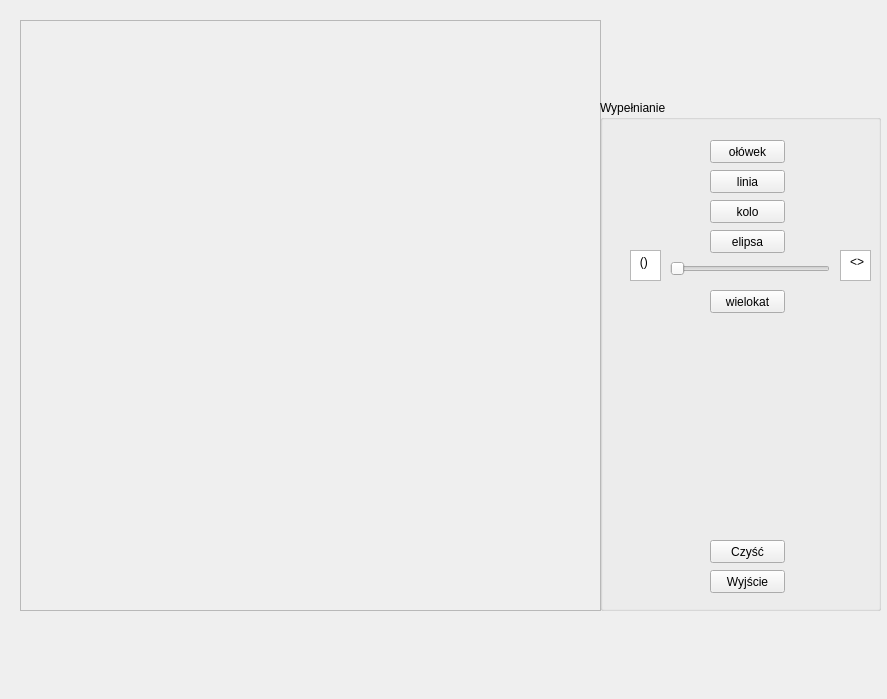
<?xml version="1.0" encoding="UTF-8"?>
<ui version="4.0">
 <class>MyWindow</class>
 <widget class="QMainWindow" name="MyWindow">
  <property name="geometry">
   <rect>
    <x>0</x>
    <y>0</y>
    <width>887</width>
    <height>699</height>
   </rect>
  </property>
  <property name="windowTitle">
   <string>MyWindow</string>
  </property>
  <widget class="QWidget" name="centralWidget">
   <widget class="QFrame" name="rysujFrame">
    <property name="geometry">
     <rect>
      <x>20</x>
      <y>20</y>
      <width>581</width>
      <height>591</height>
     </rect>
    </property>
    <property name="frameShape">
     <enum>QFrame::StyledPanel</enum>
    </property>
    <property name="frameShadow">
     <enum>QFrame::Raised</enum>
    </property>
   </widget>
   <widget class="QGroupBox" name="groupBox">
    <property name="geometry">
     <rect>
      <x>600</x>
      <y>100</y>
      <width>281</width>
      <height>511</height>
     </rect>
    </property>
    <property name="title">
     <string>Wypełnianie</string>
    </property>
    <widget class="QPushButton" name="kreskaButton">
     <property name="geometry">
      <rect>
       <x>110</x>
       <y>70</y>
       <width>75</width>
       <height>23</height>
      </rect>
     </property>
     <property name="text">
      <string>linia</string>
     </property>
    </widget>
    <widget class="QPushButton" name="koloButton">
     <property name="geometry">
      <rect>
       <x>110</x>
       <y>100</y>
       <width>75</width>
       <height>23</height>
      </rect>
     </property>
     <property name="text">
      <string>kolo</string>
     </property>
    </widget>
    <widget class="QPushButton" name="cleanButton">
     <property name="geometry">
      <rect>
       <x>110</x>
       <y>440</y>
       <width>75</width>
       <height>23</height>
      </rect>
     </property>
     <property name="text">
      <string>Czyść</string>
     </property>
    </widget>
    <widget class="QPushButton" name="exitButton">
     <property name="geometry">
      <rect>
       <x>110</x>
       <y>470</y>
       <width>75</width>
       <height>23</height>
      </rect>
     </property>
     <property name="text">
      <string>Wyjście</string>
     </property>
    </widget>
    <widget class="QPushButton" name="elipsaButton">
     <property name="geometry">
      <rect>
       <x>110</x>
       <y>130</y>
       <width>75</width>
       <height>23</height>
      </rect>
     </property>
     <property name="text">
      <string>elipsa</string>
     </property>
    </widget>
    <widget class="QPushButton" name="olowekButton">
     <property name="geometry">
      <rect>
       <x>110</x>
       <y>40</y>
       <width>75</width>
       <height>23</height>
      </rect>
     </property>
     <property name="text">
      <string>ołówek</string>
     </property>
    </widget>
    <widget class="QSlider" name="suwak">
     <property name="geometry">
      <rect>
       <x>70</x>
       <y>160</y>
       <width>160</width>
       <height>18</height>
      </rect>
     </property>
     <property name="minimum">
      <number>1</number>
     </property>
     <property name="maximum">
      <number>100</number>
     </property>
     <property name="value">
      <number>1</number>
     </property>
     <property name="orientation">
      <enum>Qt::Horizontal</enum>
     </property>
    </widget>
    <widget class="QTextEdit" name="textEdit">
     <property name="geometry">
      <rect>
       <x>30</x>
       <y>150</y>
       <width>31</width>
       <height>31</height>
      </rect>
     </property>
     <property name="html">
      <string>&lt;!DOCTYPE HTML PUBLIC &quot;-//W3C//DTD HTML 4.0//EN&quot; &quot;http://www.w3.org/TR/REC-html40/strict.dtd&quot;&gt;
&lt;html&gt;&lt;head&gt;&lt;meta name=&quot;qrichtext&quot; content=&quot;1&quot; /&gt;&lt;meta charset=&quot;utf-8&quot; /&gt;&lt;style type=&quot;text/css&quot;&gt;
p, li { white-space: pre-wrap; }
hr { height: 1px; border-width: 0; }
li.unchecked::marker { content: &quot;\2610&quot;; }
li.checked::marker { content: &quot;\2612&quot;; }
&lt;/style&gt;&lt;/head&gt;&lt;body style=&quot; font-family:'Segoe UI'; font-size:9pt; font-weight:400; font-style:normal;&quot;&gt;
&lt;p align=&quot;center&quot; dir='rtl' style=&quot; margin-top:0px; margin-bottom:0px; margin-left:0px; margin-right:0px; -qt-block-indent:0; text-indent:0px;&quot;&gt; ()&lt;/p&gt;&lt;/body&gt;&lt;/html&gt;</string>
     </property>
    </widget>
    <widget class="QTextEdit" name="textEdit_2">
     <property name="geometry">
      <rect>
       <x>240</x>
       <y>150</y>
       <width>31</width>
       <height>31</height>
      </rect>
     </property>
     <property name="html">
      <string>&lt;!DOCTYPE HTML PUBLIC &quot;-//W3C//DTD HTML 4.0//EN&quot; &quot;http://www.w3.org/TR/REC-html40/strict.dtd&quot;&gt;
&lt;html&gt;&lt;head&gt;&lt;meta name=&quot;qrichtext&quot; content=&quot;1&quot; /&gt;&lt;meta charset=&quot;utf-8&quot; /&gt;&lt;style type=&quot;text/css&quot;&gt;
p, li { white-space: pre-wrap; }
hr { height: 1px; border-width: 0; }
li.unchecked::marker { content: &quot;\2610&quot;; }
li.checked::marker { content: &quot;\2612&quot;; }
&lt;/style&gt;&lt;/head&gt;&lt;body style=&quot; font-family:'Segoe UI'; font-size:9pt; font-weight:400; font-style:normal;&quot;&gt;
&lt;p align=&quot;center&quot; style=&quot; margin-top:0px; margin-bottom:0px; margin-left:0px; margin-right:0px; -qt-block-indent:0; text-indent:0px;&quot;&gt; &amp;lt;&amp;gt;&lt;/p&gt;&lt;/body&gt;&lt;/html&gt;</string>
     </property>
    </widget>
    <widget class="QPushButton" name="wielokatButton">
     <property name="geometry">
      <rect>
       <x>110</x>
       <y>190</y>
       <width>75</width>
       <height>23</height>
      </rect>
     </property>
     <property name="text">
      <string>wielokat</string>
     </property>
    </widget>
    <zorder>wielokatButton</zorder>
    <zorder>kreskaButton</zorder>
    <zorder>koloButton</zorder>
    <zorder>cleanButton</zorder>
    <zorder>exitButton</zorder>
    <zorder>elipsaButton</zorder>
    <zorder>olowekButton</zorder>
    <zorder>suwak</zorder>
    <zorder>textEdit</zorder>
    <zorder>textEdit_2</zorder>
   </widget>
  </widget>
 </widget>
 <layoutdefault spacing="6" margin="11"/>
 <resources/>
 <connections/>
</ui>
